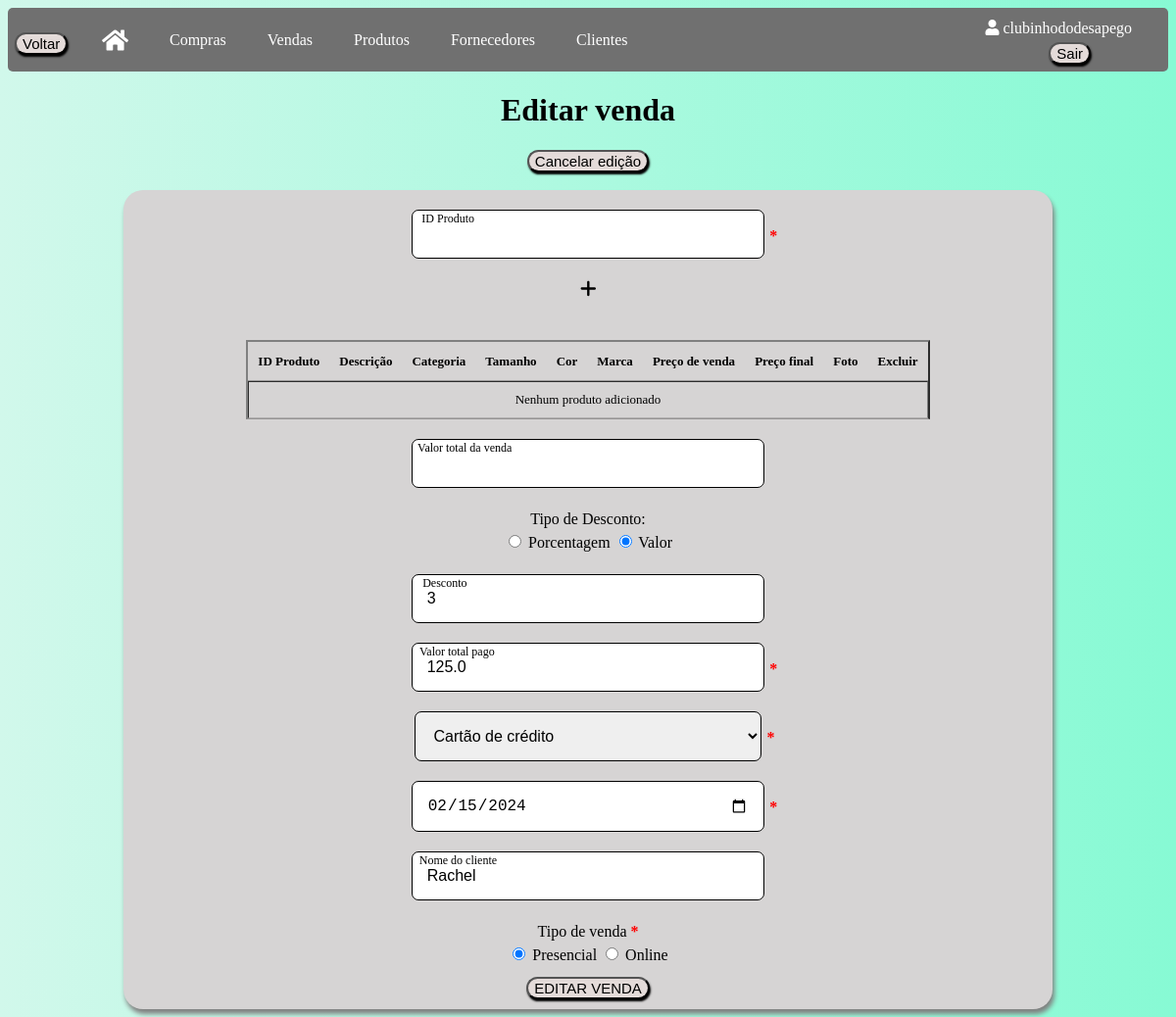
The app's page /editarvendas/1 (signed in) with its own data.
### app/models/tables.py (models this page shows, shortened)
class Usuario(db.Model, UserMixin):
    __tablename__ = "usuarios"
    id = db.Column(db.Integer, primary_key=True, autoincrement=True)
    nome_brecho = db.Column(db.String(100))
    email = db.Column(db.String(84), unique=True)
    usuario = db.Column(db.String(80), unique=True)
    senha = db.Column(db.String(128))
    clientes = db.relationship("Cliente", backref="usuario")
    produtos = db.relationship("Produto", backref="usuario")
    fornecedores = db.relationship("Fornecedor", backref="usuario")
    compras = db.relationship("Compra", backref="usuario")
    vendas = db.relationship("Venda", backref="usuario")

class Venda(db.Model):
    __tablename__ = "vendas"
    id = db.Column(db.Integer, primary_key=True, autoincrement=True)
    tipo_desconto = db.Column(db.String)
    desconto = db.Column(db.Integer)
    val_total = db.Column(db.Float)
    forma_pagamento = db.Column(db.String(50))
    tipo_venda = db.Column(db.String(10))
    dta_venda = db.Column(db.Date)
    id_usuario = db.Column(db.Integer, db.ForeignKey('usuarios.id'))
    nome_cliente = db.Column(db.String, db.ForeignKey('clientes.nome'))
    produtos = db.relationship('Produto', secondary=produtos_vendas, back_populates='vendas')

### app/default.py (the view, shortened to what this page needs)
@app.route("/editarvendas/<int:id>", methods=['GET', 'POST'])
def editar_venda(id):
    session.pop('success', None)
    session.pop('error', None)
    venda = Venda.query.filter_by(id=id, id_usuario=current_user.id).first()
    if not venda:
        flash('Venda não encontrada ou não autorizada para edição', 'error')
        return redirect(url_for('vendas_cadastro'))
    produtos = Produto.query.filter_by(id_usuario=current_user.id).all()
    return render_template("editarvendas.html", venda=venda, produtos=produtos)

### app/default.py (called while the page is built)
@login_manager.user_loader
def load_user(id_usuario):
    return Usuario.query.get(int(id_usuario))

### app/templates/editarvendas.html (shortened to what this page needs)
<!DOCTYPE html>
<html lang="en">
<head>
    <link rel="stylesheet" type="text/css" href="{{ url_for('static', filename='css/vendas.css') }}">
    <link rel="stylesheet" href="https://cdnjs.cloudflare.com/ajax/libs/font-awesome/5.15.3/css/all.min.css">
    <link rel="stylesheet" type="text/css" href="https://cdn.datatables.net/1.11.5/css/jquery.dataTables.min.css">
</head>
<body>
    <div class="usuario-logado"><i class="fas fa-user"></i> {{ current_user.usuario }}</div>
    <div class="logout">
        <form method="POST" action="{{ url_for('logout') }}">
            <button class="button" type="submit">Sair</button>
        </form>
    </div>
    <div class="navbar">
        <button onclick="window.history.back()" class="button button_voltar">Voltar</button>
        <a href="/home"><i class="fas fa-home icone-casa"></i></a>
        <a href="/compras">Compras</a>
        <a href="/vendas">Vendas</a>
        <a href="/produtos">Produtos</a>
        <a href="/fornecedores">Fornecedores</a>
        <a href="/clientes">Clientes</a>
    </div>
    <h1 class="titulo">Editar venda</h1>
    <div style="text-align: center;">
        <button onclick="location.href='/vendas'" class="button">Cancelar edição</button>
        <br>
    </div>
    {% block content %}
    <div id="container-login" class="container-vendas">
        <form id="formEditarVenda" action="{{ url_for('editar_venda', id=venda.id)}}" method="POST">
            <section id="vendas" class="section-vendas">
                <div id="produtos-container">
                    <div class="campo-produto">
                        <div class="input-container">
                            <input type="number" name="id_produto[]" id="id_produto" class="input-field">
                            <label for="id_produto" class="input-label">ID Produto</label>
                            <span class="required-asterisk">*</span>
                        </div>
                        <button type="button" class="button_adc" onclick="adicionarProduto()"></button>
                    </div>
                </div>
                <br>
                <table id="tabelaProdutos" class="tabela-cadastro" border="2">
                    <thead>
                        <tr>
                            <th>ID Produto</th>
                            <th>Descrição</th>
                            <th>Categoria</th>
                            <th>Tamanho</th>
                            <th>Cor</th>
                            <th>Marca</th>
                            <th>Preço de venda</th>
                            <th>Preço final</th>
                            <th>Foto</th>
                            <th>Excluir</th>
                        </tr>
                    </thead>
                    <tbody>
                    </tbody>
                </table>
                <div class="input-container">
                    <input type="text" name="valor" id="valor" class="input-field formatar-reais">
                    <label for="valor" class="input-label">Valor total da venda</label>
                </div>
                <div class="input-container">
                    <label for="desconto">Tipo de Desconto:</label>
                    <br>
                    <input type="radio" id="tipo_desconto_porcentagem" name="tipo_desconto" value="Porcentagem" {% if venda.tipo_desconto == 'Porcentagem' %}checked{% endif %}> Porcentagem
                    <input type="radio" id="tipo_desconto_valor" name="tipo_desconto" value="Valor" {% if venda.tipo_desconto == 'Valor' %}checked{% endif %}> Valor
                </div>
                <div class="input-container">
                    <input type="number" name="desconto" value="{{ venda.desconto }}" class="input-field" id="desconto-input">
                    <label for="desconto" class="input-label" id="label-desconto">Desconto</label>
                </div>
                <div class="input-container">
                    <input type="text" name="val_total" value="{{ venda.val_total }}" id="val_total" class="input-field formatar-reais" required>
                    <label for="val_total" class="input-label">Valor total pago</label>
                    <span class="required-asterisk">*</span>
                </div>
                <div class="input-container">
                    <select name="forma_pagamento" id="forma_pagamento" class="input-field select">
                        <option value="Cartão de crédito"{% if venda.forma_pagamento == 'Cartão de crédito' %}selected{% endif %}>Cartão de crédito</option>
                    </select>
                    <span class="required-asterisk">*</span>
                </div>
                <div class="input-container">
                    <input type="date" name="dta_venda" value="{{ venda.dta_venda }}" class="input-field" required>
                    <span class="required-asterisk">*</span>
                </div>
                <div class="input-container">
                    <input type="text" name="nome_cliente" value="{{ venda.nome_cliente }}" class="input-field">
                    <label for="nome_cliente" class="input-label">Nome do cliente</label>
                </div>
                <div class="checkbox-group">
                    <div for="tipo_venda">
                        <span>Tipo de venda</span>
                        <span style="color: red; font-weight: bold">*</span>
                    </div>
                    <input type="radio" name="tipo_venda" id="tipo_venda_presencial" value="Presencial" {% if venda.tipo_venda == 'Presencial' %}checked{% endif %} required> Presencial
                    <input type="radio" name="tipo_venda" id="tipo_venda_online" value="Online" {% if venda.tipo_venda == 'Online' %}checked{% endif %} required> Online
                </div>
                <div class="div-btn">
                    <input type="submit" class="button" value="EDITAR VENDA"id="btnCadastrar"></input>
                </div>
            </section>
        </form>
    </div>
    {% endblock %}
</body>
</html>

### app/static/css/vendas.css (style rules this page uses)
body { background: linear-gradient(to right, #d1f8eb, #87fad4); }
.usuario-logado { position: absolute; top: 20px; right: 45px; color: white; }
.logout { position: absolute; top: 43px; right: 87px; }
.button_voltar { position: absolute; top: 33px; left: 15px; }
.button { margin-bottom: 20px; font-size: 15px; margin-bottom: 13px; display: block; margin: 0 auto; background-color: #e4dbd9; cursor: pointer; transition: background-color 0.3s ease; border-radius: 20px; box-shadow: 1px 2px 2px black; }
.navbar { overflow: hidden; background-color: #707070; height: 65px; border-radius: 5px; }
.navbar a { float: left; display: flex; align-items: center; color: white; text-align: center; padding: 0px 16px; text-decoration: none; height: 100%; margin-left: 80px; margin-right: -70px; }
.icone-casa { font-size: 24px; }
.titulo { text-align: center; }
.button_adc { min-width: 10px; font-size: 19px; margin: 13px auto; border: none; background-color: transparent; cursor: pointer; transition: background-color 0.3s ease; border-radius: 20px; display: block; align-items: center; }
.container-vendas { background-color: #d6d4d4; border-radius: 20px; position: relative; box-shadow: 2px 5px 5px grey; width: 80%; margin: 0 auto; text-align: center; display: flex; flex-direction: column; align-items: center; justify-content: center; }
.section-vendas { height: 100%; width: 100%; line-height: 1.5; }
.input-container { position: relative; margin: 20px; }
.input-container select { width: 100%; max-width: 54%; }
.input-field { width: 50%; padding: 15px; border: 1px solid #000000; border-radius: 7px; font-size: 16px; }
.input-label { position: absolute; top: 20%; left: 25%; transform: translateX(-10%); pointer-events: none; transition: 0.2s ease-out; color: #8f8e8e; }
.input-field:focus + .input-label, .input-field:valid + .input-label { top: 0; font-size: 12px; color: #000000; }
.div-btn { padding: 10px; }
.checkbox-group { text-align: center; }
th { font-size: 17px; background-color: #9c9a9a; }
a { text-decoration: none; color: #000; }
.required-asterisk { color: red; margin-left: 5px; font-weight: bold; position: absolute; top: 30%; }
.tabela-cadastro { margin-bottom: 80px; border-collapse: separate; border-spacing: 50px; }
.tabela-cadastro th { font-size: 13px; background-color: transparent; border: none; }

### records on screen
Usuario: usuario "clubinhododesapego"
Venda: tipo_desconto "☑", desconto "3", val_total "125.0", forma_pagamento "Cartão de crédito", dta_venda "02/15/2024", nome_cliente "Rachel", tipo_venda "☑"
